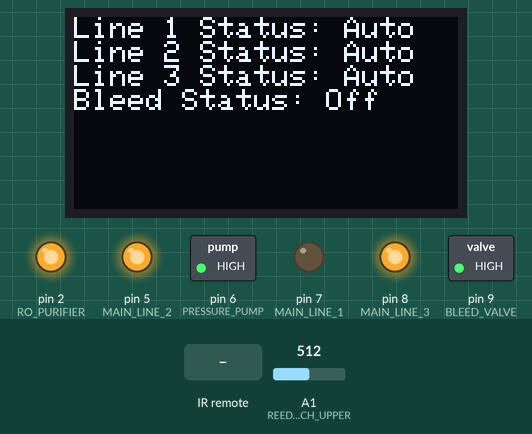
This sketch was run on a simulated Arduino Uno, built with avr-gcc and run on an emulated ATmega328P. Shown: 128×64 one-colour display, switched loads named in the sketch (green lamp = pin HIGH), output pins drawn as LEDs (lit = HIGH). The test bench sets the inputs (shaded band); at power-on: A1 (REED_SWITCH_UPPER) = 512. EEPROM starts erased; what the sketch prints to the serial monitor is not drawn.

Above: at 1.2 s.
1.3 s: infrared code 0xC101E57B received
At 1.8 s:
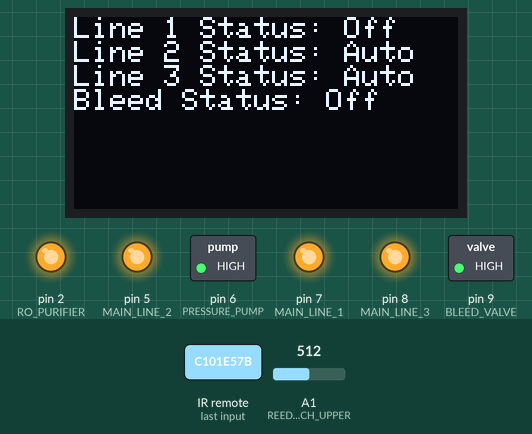
2.8 s: infrared code 0xC101E57B received
At 3.9 s:
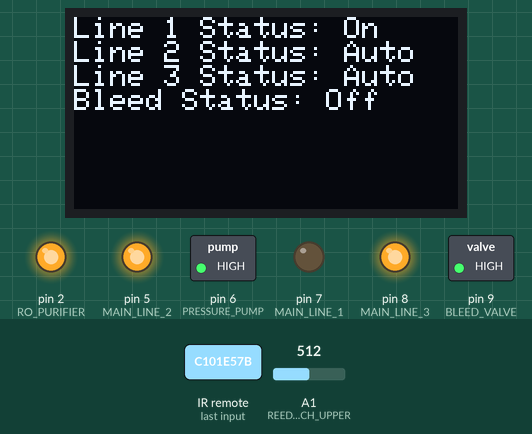
At 13.2 s:
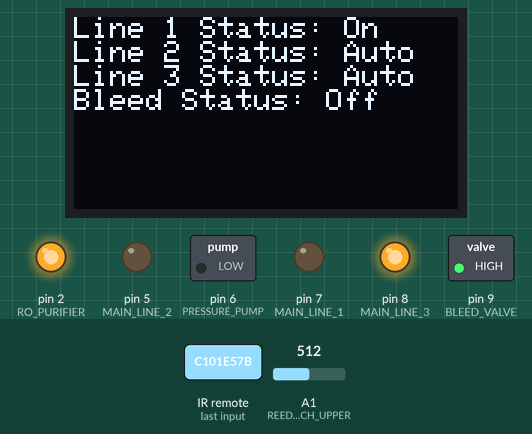
Timing chart, 0 to 13.5 s (numbered marks = the images above; inputs shaded):
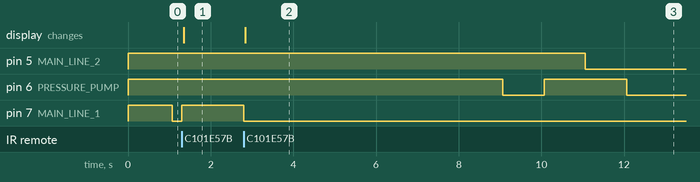

The sketch:

AeroGrow.ino
```cpp
/* ---------- AeroGrow V2.0 ----------
 * This code helps automate the functions of the high pressure pump, RO purifier
 * the numerous solenid valves and the OLED screen within the AeroGrow system.
 * An infrared based remote control is also available to trigger user conrolled events
 * such as draining the reservoir and triggering all nozzle lines for test purposes
 *
 * Created by: Arjun Suresh & Ashwin Vinoo
 *
 */

// The libraries needed are mentioned below
#include <IRremote.h>
#include <SPI.h>
#include <Wire.h>
#include <Adafruit_GFX.h>
#include <Adafruit_SSD1306.h>
#include <EEPROM.h>

// Defining the pins used long with their action
#define PRESSURE_PUMP 6
#define RO_PURIFIER 2
#define MAIN_LINE_1 7
#define MAIN_LINE_2 5
#define MAIN_LINE_3 8
#define BLEED_VALVE 9
// These pins are used to read the reed switch signals
#define REED_SWITCH_LOWER 0
#define REED_SWITCH_UPPER 1
// These pins have not been implemented
#define RELAY_2_UNUSED 10
#define RELAY_3_UNUSED 12
// This is the pin to which the IR module is connected
#define IR_PIN 3
// This is the address in the EEPROM to which the system status byte is stored
# define EEPROM_ADDRESS 0
// This is the spary cycle time after which all lines are activated again in order
#define SPRAY_CYCLE_TIME 120000
// This is time gap between the activation of consecutive lines
#define LIINE_SPRAY_GAP 10000
// This is the amount of time each line is sprayed
#define LINE_SPRAY_TIME 5000
// This is the amount of time that the system waits before switching on the RO purifiers
#define RO_PURIFIER_DELAY 3600000

// Initializing the OLED Display
Adafruit_SSD1306 display(4);

// Initializing the IR Remote object
IRrecv irReceiver(IR_PIN);

// The results of the IR button decoding process is stored here
decode_results infraredRemoteResults;

// This variable will help control the order in which the lines are activated
byte lineSequence = 0;

// This variables will help control the timing for each line being activated
unsigned long sprayCycleTimer;

// This variable will help identify when the reservoir was last filled
unsigned long lastReservoirFilledTime = 0;

// This variable will help identify when the reservoir bleed was recorded last as incomplete
unsigned long lastBleedIncompleteTime = 0;

// These are the lines that we will be printing on the OLED screen
String oledLine1;
String oledLine2;
String oledLine3;
String oledLine4;

// This indicates the current state of the menu options
byte stateLine1;
byte stateLine2;
byte stateLine3;
byte stateBleed;

void setup()
{
  Serial.begin(9600);
  Serial.println("Starting");
  // Specifying that the pins are all output
  pinMode(PRESSURE_PUMP, OUTPUT);
  pinMode(RO_PURIFIER, OUTPUT);
  pinMode(MAIN_LINE_1, OUTPUT);
  pinMode(MAIN_LINE_2, OUTPUT);
  pinMode(MAIN_LINE_3, OUTPUT);
  pinMode(BLEED_VALVE, OUTPUT);

  // Switching off all the devices connected to the relay board
  digitalWrite(PRESSURE_PUMP, HIGH);
  digitalWrite(RO_PURIFIER, HIGH);
  digitalWrite(MAIN_LINE_1, HIGH);
  digitalWrite(MAIN_LINE_2, HIGH);
  digitalWrite(MAIN_LINE_3, HIGH);
  digitalWrite(BLEED_VALVE, HIGH);

  // Setting up the analog input pullup resistors
  digitalWrite(A0, INPUT_PULLUP);
  digitalWrite(A1, INPUT_PULLUP);

  // initialize the OLED display with its I2C addr of 0x3C
  display.begin(SSD1306_SWITCHCAPVCC, 0x3C);
  display.clearDisplay();
  display.setTextSize(1);
  display.setTextColor(WHITE);

  // Enabling the IR reciever
  irReceiver.enableIRIn();

  // Restores the previous system state
  restoreSystemState();

  // updates the OLED screen
  updateDisplayOLED();

  // Initializing the spray cycle timer
  sprayCycleTimer = millis();
}

// This is the loop that runs forever...
void loop() {

  //---------------- LINE SPRAY CONTROL ----------------

  // This block ensures that the misting lines are sprayed at regular intervals
  if(lineSequence < 6) {
    lineAction(MAIN_LINE_1, 0);
  } else if(lineSequence < 12) {
    lineAction(MAIN_LINE_2, LIINE_SPRAY_GAP);
  } else if(lineSequence < 18) {
    lineAction(MAIN_LINE_3, LIINE_SPRAY_GAP*2);
  } else if(abs(millis() - sprayCycleTimer) > SPRAY_CYCLE_TIME) {
    sprayCycleTimer = millis();
    lineSequence = 0;
  }

  //---------------- RESERVOIR LEVEL MAINTENANCE ----------------
  // Updates the time the reservoir was last detected as filled
  if(analogRead(REED_SWITCH_UPPER)>50) {
    lastReservoirFilledTime = millis();
    digitalWrite(RO_PURIFIER, HIGH);
  }
  // Activates the RO purifier if the reservoir has not been detected as filled in the last 1 hour
  else if(abs(millis()-lastReservoirFilledTime)> RO_PURIFIER_DELAY && stateBleed==0) {
    digitalWrite(RO_PURIFIER, LOW);
  }

  //---------------- RESERVOIR BLEED CONTROL ----------------

  // Updating the time that the system was last detected to have water levels above the lower reed switch
  if(analogRead(REED_SWITCH_UPPER)>50) {
    lastBleedIncompleteTime = millis();
  }

  // Shutting off the bleed valve when the water level is detected as having reached the lower reed switch
  if(stateBleed==1 && abs(millis() - lastBleedIncompleteTime) > 5000) {
    stateBleed = 0;
    digitalWrite(BLEED_VALVE, HIGH);
    oledLine4 = "Bleed Status: Off";
  }

  //---------------- IR BUTTON READING ----------------

  // Checks whether any button on the infrared remote has been pressed and takes corresponding action
  if(irReceiver.decode(&infraredRemoteResults)){
    String buttonPressed = GetButtonName(infraredRemoteResults.value);
    if(buttonPressed == "1") {
        updateLineState(MAIN_LINE_1, stateLine1);
        oledLine1 = updateTextOLED(stateLine1, "Line 1 Status: ");
    } else if (buttonPressed == "2") {
        updateLineState(MAIN_LINE_2, stateLine2);
        oledLine2 = updateTextOLED(stateLine2, "Line 2 Status: ");
    } else if (buttonPressed == "3") {
        updateLineState(MAIN_LINE_3, stateLine3);
        oledLine3 = updateTextOLED(stateLine3, "Line 3 Status: ");
    } else if (buttonPressed == "*") {
        digitalWrite(BLEED_VALVE, stateBleed);
        digitalWrite(RO_PURIFIER, HIGH);
        stateBleed = (stateBleed+1)%2;
        oledLine4 = updateTextOLED(stateBleed, "Bleed Status: ");
    }
    // Saves the new system state in EEPROM
    updateSystemState();
    // updates the OLED screen
    updateDisplayOLED();
    // Tells the infrared receiver to get ready for the next button press
    irReceiver.resume();
  }

}
/*
 * --------------- FUNCTIONS USED ---------------
 */
// This function helps control the switching on/off of the misting nozzle lines
void lineAction(byte selectedLine, unsigned int timerOffset) {

  // This variable holds the offseted line sequence
  byte offsetedLineSequence = lineSequence%6;
  // This variable contains the absolute time difference between now and when the current sparaying cycle was initiated
  unsigned long progressedCycleTime = abs(millis() - sprayCycleTimer);

  // Step 1: Deactivate the pump in case a line is toggled on full time
  if(offsetedLineSequence == 0 && progressedCycleTime > (0+timerOffset)) {
    digitalWrite(PRESSURE_PUMP, HIGH);
    lineSequence++;
  } // Step 2: Activate the solenoid valve for the selected line before switching the pressure pump on
  if(offsetedLineSequence == 1 && progressedCycleTime > (1000+timerOffset)) {
    if((selectedLine == MAIN_LINE_1 && stateLine1!=0) || (selectedLine == MAIN_LINE_2 && stateLine2!=0) || (selectedLine == MAIN_LINE_3 && stateLine3!=0) ) {
      digitalWrite(selectedLine, LOW);
    }
    lineSequence++;
  } // Step 3: Switch the pressure pump on
  else if(offsetedLineSequence == 2 && progressedCycleTime > (2000+timerOffset)) {
    if((selectedLine == MAIN_LINE_1 && stateLine1!=0) || (selectedLine == MAIN_LINE_2 && stateLine2!=0) || (selectedLine == MAIN_LINE_3 && stateLine3!=0) ) {
      digitalWrite(PRESSURE_PUMP, LOW);
    }
    lineSequence++;
  } // Step 4: Switch the pressure pump off
  else if(offsetedLineSequence == 3 && progressedCycleTime > (2000+LINE_SPRAY_TIME+timerOffset)) {
    if(!(selectedLine==MAIN_LINE_1 && stateLine1==1 || selectedLine==MAIN_LINE_2 && stateLine2==1 || selectedLine==MAIN_LINE_3 && stateLine3==1)) {
      digitalWrite(PRESSURE_PUMP, HIGH);
    }
    lineSequence++;
  } // Step 5: Deactivate the solenoid valve
  else if(offsetedLineSequence == 4 && progressedCycleTime > (3000+LINE_SPRAY_TIME+timerOffset)) {
    // if the current line has been toggled on do not shut it off
    if(!(selectedLine==MAIN_LINE_1 && stateLine1==1 || selectedLine==MAIN_LINE_2 && stateLine2==1 || selectedLine==MAIN_LINE_3 && stateLine3==1)) {
    digitalWrite(selectedLine, HIGH);
    }
    lineSequence++;
  }  // Step 6: Turn the pump back on in case it was deactivated and one line has been toggled on
  else if(offsetedLineSequence == 5 && progressedCycleTime > (4000+LINE_SPRAY_TIME+timerOffset)) {
    // Ensure that the pump is reactivated in case on of the lines has been toggled on
    if(stateLine1==1 || stateLine2==1 || stateLine3==1) {
    digitalWrite(PRESSURE_PUMP, LOW);
    }
    lineSequence++;
  }

}

// This function helps return the updated line state and takes action on the the solenoid valvess and pump
void updateLineState(byte selectedLine, byte &currentState) {
  currentState = (currentState+1)%3;
  byte offsetedLineSequence = lineSequence%6;
  if(currentState == 1) {
    if(offsetedLineSequence == 0) {
      digitalWrite(PRESSURE_PUMP, LOW);
    }
    digitalWrite(selectedLine, LOW);
  } else {
    if(stateLine1!=1 && stateLine2!=1 && stateLine3!=1 && offsetedLineSequence == 0) {
      digitalWrite(PRESSURE_PUMP, HIGH);
    }
    digitalWrite(selectedLine, HIGH);
  }
  return currentState;
}

// Updates the text to display on the OLED display
String updateTextOLED(byte currentState, String oledLineText) {
  if(currentState == 0) {
    return oledLineText + "Off";
  } else if(currentState == 1) {
    return oledLineText + "On";
  } else if(currentState == 2) {
    return oledLineText + "Auto";
  }
}

// This function writes the current system status to EEPROM
void updateSystemState() {
// Writes the lates system states to EEPROM memory
EEPROM.update(0, stateLine1);
EEPROM.update(1, stateLine2);
EEPROM.update(2, stateLine3);
EEPROM.update(4, stateBleed);
}

// This function reads from EEPROM and updates the current system status
void restoreSystemState() {
// Reading the states from EEPROM memory
stateLine1 = EEPROM.read(0);
stateLine2 = EEPROM.read(1);
stateLine3 = EEPROM.read(2);
stateBleed = EEPROM.read(3);
// Checking to see whether they conform to the specified range
stateLine1 = stateLine1>2?2:stateLine1;
stateLine2 = stateLine2>2?2:stateLine2;
stateLine3 = stateLine3>2?2:stateLine3;
stateBleed = stateBleed>1?0:stateBleed;
// Updates the text to display on the OLED screen
oledLine1 = updateTextOLED(stateLine1, "Line 1 Status: ");
oledLine2 = updateTextOLED(stateLine2, "Line 2 Status: ");
oledLine3 = updateTextOLED(stateLine3, "Line 3 Status: ");
oledLine4 = updateTextOLED(stateBleed, "Bleed Status: ");
// Prints the different line states from EEPROM to the serial monitor
Serial.println(stateLine1);
Serial.println(stateLine2);
Serial.println(stateLine3);
Serial.println(stateBleed);
}

// This function decides which button on the IR remote was pressed
String GetButtonName(long raw_value){
  switch(raw_value){
      case 0xD7E84B1B: { return String("OK");} break;
      case 0x00511DBB: { return String("UP");} break;
      case 0xA3C8EDDB: { return String("DOWN");} break;
      case 0x52A3D41F: { return String("LEFT");} break;
      case 0x20FE4DBB: { return String("RIGHT"); } break;
      case 0xC101E57B: { return String("1"); } break;
      case 0x97483BFB: { return String("2"); } break;
      case 0xF0C41643: { return String("3"); } break;
      case 0x9716BE3F: { return String("4"); } break;
      case 0x3D9AE3F7: { return String("5"); } break;
      case 0x6182021B: { return String("6"); } break;
      case 0x8C22657B: { return String("7"); } break;
      case 0x488F3CBB: { return String("8"); } break;
      case 0x0449E79F: { return String("9"); } break;
      case 0x1BC0157B: { return String("0"); } break;
      case 0x32C6FDF7: { return String("*"); } break;
      case 0x3EC3FC1B: { return String("#"); } break;
      default: { return String("UNKNOWN");} break;
  }
}

// This function updates the statues screen on the OLED display
void updateDisplayOLED(){
  display.clearDisplay();
  display.setTextSize(1);
  display.setCursor(0,0);
  display.println(oledLine1);
  display.println(oledLine2);
  display.println(oledLine3);
  display.println(oledLine4);
  display.display();
}

//-------------- END OF CODE ---------------
```

Measured:
- after the input at 1.3 s, pin 6 (PRESSURE_PUMP): stays HIGH (without the input it goes to LOW after 0.77 s); pin 7 (MAIN_LINE_1): LOW → HIGH at once; the display: changes after 0.05 s (image 1)
- after the input at 2.8 s, pin 6 (PRESSURE_PUMP): HIGH → LOW after 6.3 s instead of 9.3 s; pin 7 (MAIN_LINE_1): HIGH → LOW at once; the display: changes at once (image 2)
